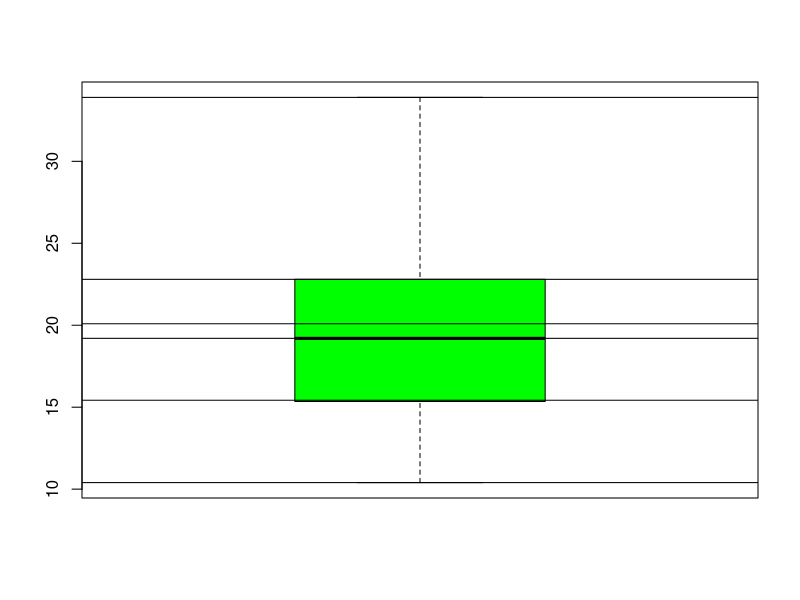
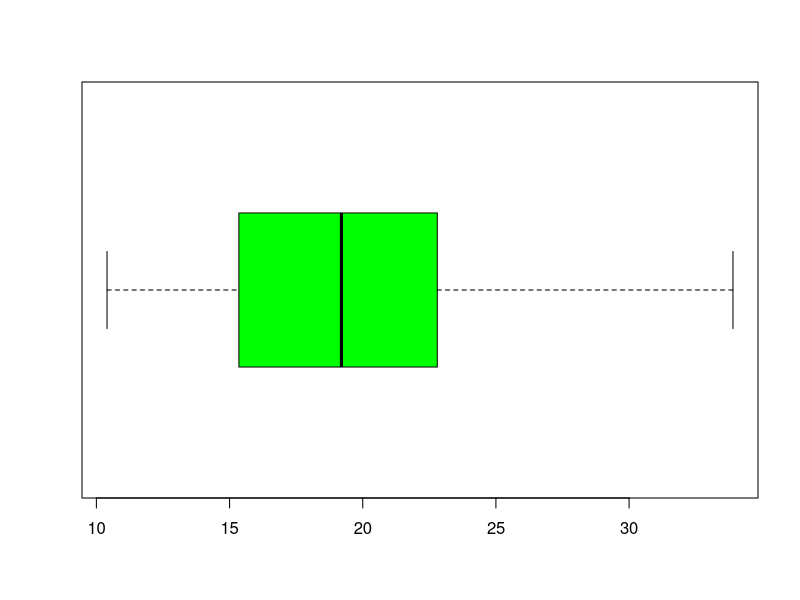
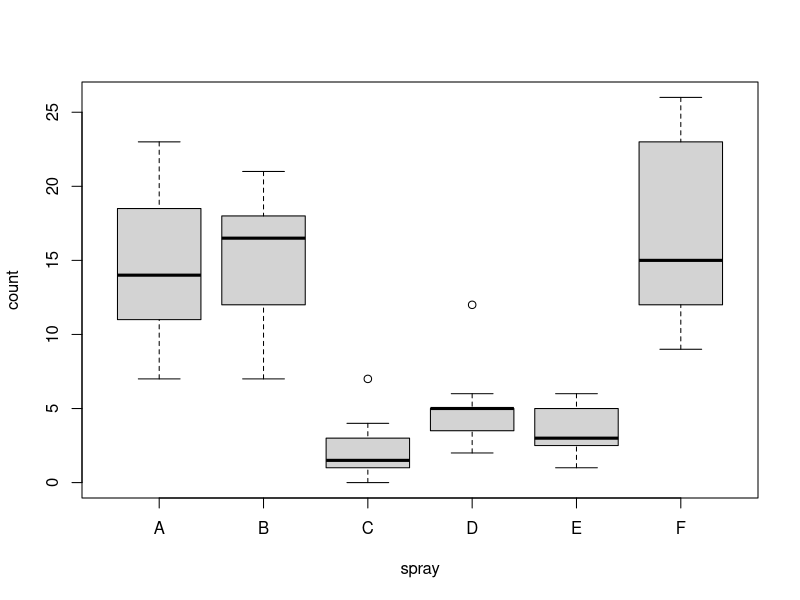
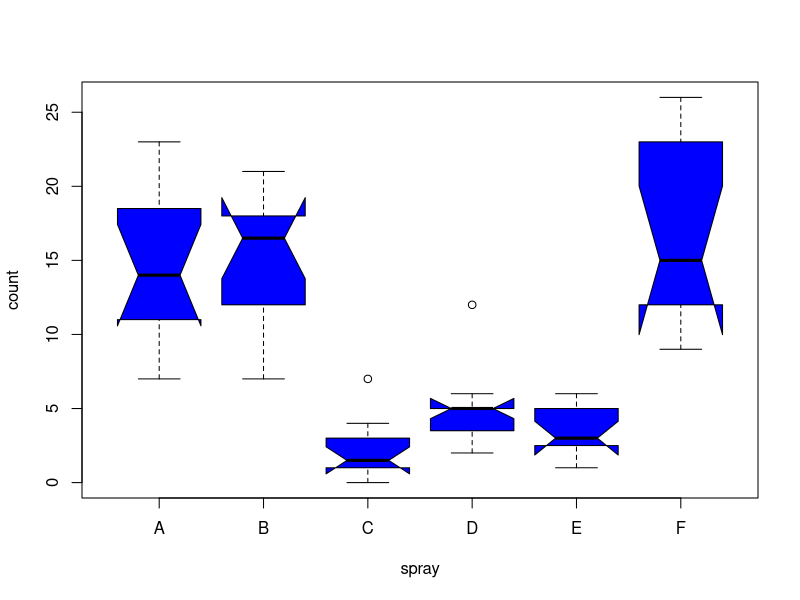

Reproduce these figures in R, in order. (Note: this script raises an error after producing the figures.)

names(mtcars)
boxplot(x=mtcars$mpg, col='green')

?abline # add straight lines to a plot
abline(h=mean(mtcars$mpg))
abline(h=quantile((mtcars$mpg)))

# direction of box plot 
boxplot(x=mtcars$mpg, col='green', horizontal=T)

# on formula
?InsectSprays
head(InsectSprays)
boxplot(count~spray, data=InsectSprays,col='lightgray')
# add notches
boxplot(count~spray,data=InsectSprays,notch=TRUE,col='blue')

head(mtcars %>% select(mpg, cyl))
boxplot(mpg~cyl,data=mtcars,
        xlab = 'Number of Cylinders',
        ylab = 'Miles per Gallon',
        notch = T,
        main = 'Mileage Data',
        col = c('green','yellow','purple'),
        names = c('High','Medium','Low'))


